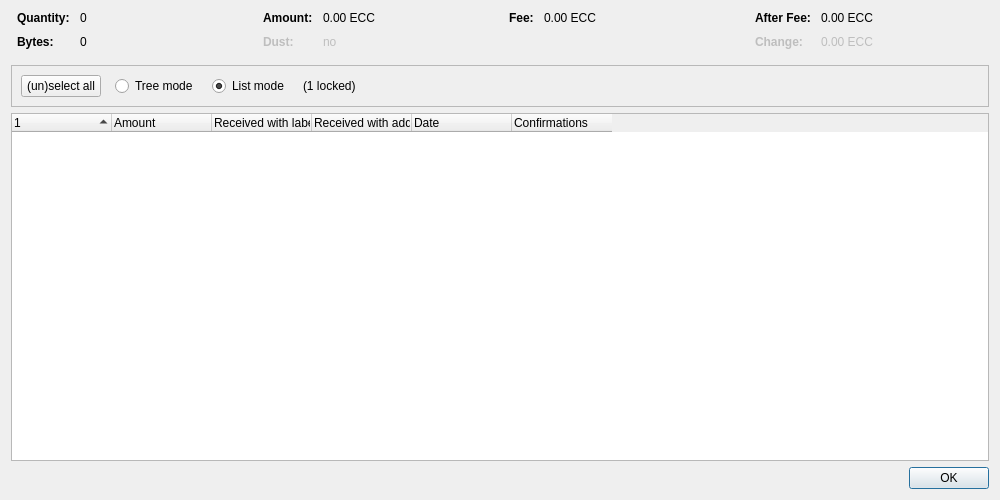
<?xml version="1.0" encoding="UTF-8"?>
<ui version="4.0">
 <class>CoinControlDialog</class>
 <widget class="QDialog" name="CoinControlDialog">
  <property name="geometry">
   <rect>
    <x>0</x>
    <y>0</y>
    <width>1000</width>
    <height>500</height>
   </rect>
  </property>
  <property name="windowTitle">
   <string>Coin Selection</string>
  </property>
  <layout class="QVBoxLayout" name="verticalLayout">
   <item>
    <layout class="QHBoxLayout" name="horizontalLayoutTop" stretch="0,0,0,0">
     <property name="topMargin">
      <number>0</number>
     </property>
     <property name="bottomMargin">
      <number>10</number>
     </property>
     <item>
      <layout class="QFormLayout" name="formLayoutCoinControl1">
       <property name="horizontalSpacing">
        <number>10</number>
       </property>
       <property name="verticalSpacing">
        <number>10</number>
       </property>
       <property name="leftMargin">
        <number>6</number>
       </property>
       <property name="rightMargin">
        <number>6</number>
       </property>
       <item row="0" column="0">
        <widget class="QLabel" name="labelCoinControlQuantityText">
         <property name="font">
          <font>
           <weight>75</weight>
           <bold>true</bold>
          </font>
         </property>
         <property name="text">
          <string>Quantity:</string>
         </property>
        </widget>
       </item>
       <item row="0" column="1">
        <widget class="QLabel" name="labelCoinControlQuantity">
         <property name="cursor">
          <cursorShape>IBeamCursor</cursorShape>
         </property>
         <property name="contextMenuPolicy">
          <enum>Qt::ActionsContextMenu</enum>
         </property>
         <property name="text">
          <string notr="true">0</string>
         </property>
         <property name="textInteractionFlags">
          <set>Qt::LinksAccessibleByMouse|Qt::TextSelectableByKeyboard|Qt::TextSelectableByMouse</set>
         </property>
        </widget>
       </item>
       <item row="1" column="0">
        <widget class="QLabel" name="labelCoinControlBytesText">
         <property name="font">
          <font>
           <weight>75</weight>
           <bold>true</bold>
          </font>
         </property>
         <property name="text">
          <string>Bytes:</string>
         </property>
        </widget>
       </item>
       <item row="1" column="1">
        <widget class="QLabel" name="labelCoinControlBytes">
         <property name="cursor">
          <cursorShape>IBeamCursor</cursorShape>
         </property>
         <property name="contextMenuPolicy">
          <enum>Qt::ActionsContextMenu</enum>
         </property>
         <property name="text">
          <string notr="true">0</string>
         </property>
         <property name="textInteractionFlags">
          <set>Qt::LinksAccessibleByMouse|Qt::TextSelectableByKeyboard|Qt::TextSelectableByMouse</set>
         </property>
        </widget>
       </item>
      </layout>
     </item>
     <item>
      <layout class="QFormLayout" name="formLayoutCoinControl2">
       <property name="horizontalSpacing">
        <number>10</number>
       </property>
       <property name="verticalSpacing">
        <number>10</number>
       </property>
       <property name="leftMargin">
        <number>6</number>
       </property>
       <property name="rightMargin">
        <number>6</number>
       </property>
       <item row="0" column="0">
        <widget class="QLabel" name="labelCoinControlAmountText">
         <property name="font">
          <font>
           <weight>75</weight>
           <bold>true</bold>
          </font>
         </property>
         <property name="text">
          <string>Amount:</string>
         </property>
        </widget>
       </item>
       <item row="0" column="1">
        <widget class="QLabel" name="labelCoinControlAmount">
         <property name="cursor">
          <cursorShape>IBeamCursor</cursorShape>
         </property>
         <property name="contextMenuPolicy">
          <enum>Qt::ActionsContextMenu</enum>
         </property>
         <property name="text">
          <string notr="true">0.00 ECC</string>
         </property>
         <property name="textInteractionFlags">
          <set>Qt::LinksAccessibleByMouse|Qt::TextSelectableByKeyboard|Qt::TextSelectableByMouse</set>
         </property>
        </widget>
       </item>
       <item row="1" column="0">
        <widget class="QLabel" name="labelCoinControlLowOutputText">
         <property name="enabled">
          <bool>false</bool>
         </property>
         <property name="font">
          <font>
           <weight>75</weight>
           <bold>true</bold>
          </font>
         </property>
         <property name="text">
          <string>Dust:</string>
         </property>
        </widget>
       </item>
       <item row="1" column="1">
        <widget class="QLabel" name="labelCoinControlLowOutput">
         <property name="enabled">
          <bool>false</bool>
         </property>
         <property name="cursor">
          <cursorShape>IBeamCursor</cursorShape>
         </property>
         <property name="contextMenuPolicy">
          <enum>Qt::ActionsContextMenu</enum>
         </property>
         <property name="text">
          <string notr="true">no</string>
         </property>
         <property name="textInteractionFlags">
          <set>Qt::LinksAccessibleByMouse|Qt::TextSelectableByKeyboard|Qt::TextSelectableByMouse</set>
         </property>
        </widget>
       </item>
      </layout>
     </item>
     <item>
      <layout class="QFormLayout" name="formLayoutCoinControl3">
       <property name="horizontalSpacing">
        <number>10</number>
       </property>
       <property name="verticalSpacing">
        <number>10</number>
       </property>
       <property name="leftMargin">
        <number>6</number>
       </property>
       <property name="rightMargin">
        <number>6</number>
       </property>
       <item row="0" column="0">
        <widget class="QLabel" name="labelCoinControlFeeText">
         <property name="font">
          <font>
           <weight>75</weight>
           <bold>true</bold>
          </font>
         </property>
         <property name="text">
          <string>Fee:</string>
         </property>
        </widget>
       </item>
       <item row="0" column="1">
        <widget class="QLabel" name="labelCoinControlFee">
         <property name="cursor">
          <cursorShape>IBeamCursor</cursorShape>
         </property>
         <property name="contextMenuPolicy">
          <enum>Qt::ActionsContextMenu</enum>
         </property>
         <property name="text">
          <string notr="true">0.00 ECC</string>
         </property>
         <property name="textInteractionFlags">
          <set>Qt::LinksAccessibleByMouse|Qt::TextSelectableByKeyboard|Qt::TextSelectableByMouse</set>
         </property>
        </widget>
       </item>
      </layout>
     </item>
     <item>
      <layout class="QFormLayout" name="formLayoutCoinControl4">
       <property name="horizontalSpacing">
        <number>10</number>
       </property>
       <property name="verticalSpacing">
        <number>10</number>
       </property>
       <property name="leftMargin">
        <number>6</number>
       </property>
       <property name="rightMargin">
        <number>6</number>
       </property>
       <item row="0" column="0">
        <widget class="QLabel" name="labelCoinControlAfterFeeText">
         <property name="font">
          <font>
           <weight>75</weight>
           <bold>true</bold>
          </font>
         </property>
         <property name="text">
          <string>After Fee:</string>
         </property>
        </widget>
       </item>
       <item row="0" column="1">
        <widget class="QLabel" name="labelCoinControlAfterFee">
         <property name="cursor">
          <cursorShape>IBeamCursor</cursorShape>
         </property>
         <property name="contextMenuPolicy">
          <enum>Qt::ActionsContextMenu</enum>
         </property>
         <property name="text">
          <string notr="true">0.00 ECC</string>
         </property>
         <property name="textInteractionFlags">
          <set>Qt::LinksAccessibleByMouse|Qt::TextSelectableByKeyboard|Qt::TextSelectableByMouse</set>
         </property>
        </widget>
       </item>
       <item row="1" column="0">
        <widget class="QLabel" name="labelCoinControlChangeText">
         <property name="enabled">
          <bool>false</bool>
         </property>
         <property name="font">
          <font>
           <weight>75</weight>
           <bold>true</bold>
          </font>
         </property>
         <property name="text">
          <string>Change:</string>
         </property>
        </widget>
       </item>
       <item row="1" column="1">
        <widget class="QLabel" name="labelCoinControlChange">
         <property name="enabled">
          <bool>false</bool>
         </property>
         <property name="cursor">
          <cursorShape>IBeamCursor</cursorShape>
         </property>
         <property name="contextMenuPolicy">
          <enum>Qt::ActionsContextMenu</enum>
         </property>
         <property name="text">
          <string notr="true">0.00 ECC</string>
         </property>
         <property name="textInteractionFlags">
          <set>Qt::LinksAccessibleByMouse|Qt::TextSelectableByKeyboard|Qt::TextSelectableByMouse</set>
         </property>
        </widget>
       </item>
      </layout>
     </item>
    </layout>
   </item>
   <item>
    <widget class="QFrame" name="frame">
     <property name="minimumSize">
      <size>
       <width>0</width>
       <height>40</height>
      </size>
     </property>
     <property name="frameShape">
      <enum>QFrame::StyledPanel</enum>
     </property>
     <property name="frameShadow">
      <enum>QFrame::Sunken</enum>
     </property>
     <layout class="QHBoxLayout" name="horizontalLayout">
      <item>
       <layout class="QHBoxLayout" name="horizontalLayoutPanel" stretch="0,0,0,0,0">
        <property name="spacing">
         <number>14</number>
        </property>
        <item>
         <widget class="QPushButton" name="pushButtonSelectAll">
          <property name="sizePolicy">
           <sizepolicy hsizetype="Maximum" vsizetype="Fixed">
            <horstretch>0</horstretch>
            <verstretch>0</verstretch>
           </sizepolicy>
          </property>
          <property name="text">
           <string>(un)select all</string>
          </property>
          <property name="autoDefault">
           <bool>false</bool>
          </property>
         </widget>
        </item>
        <item>
         <widget class="QRadioButton" name="radioTreeMode">
          <property name="sizePolicy">
           <sizepolicy hsizetype="Maximum" vsizetype="Fixed">
            <horstretch>0</horstretch>
            <verstretch>0</verstretch>
           </sizepolicy>
          </property>
          <property name="text">
           <string>Tree mode</string>
          </property>
         </widget>
        </item>
        <item>
         <widget class="QRadioButton" name="radioListMode">
          <property name="sizePolicy">
           <sizepolicy hsizetype="Maximum" vsizetype="Fixed">
            <horstretch>0</horstretch>
            <verstretch>0</verstretch>
           </sizepolicy>
          </property>
          <property name="text">
           <string>List mode</string>
          </property>
          <property name="checked">
           <bool>true</bool>
          </property>
         </widget>
        </item>
        <item>
         <widget class="QLabel" name="labelLocked">
          <property name="text">
           <string notr="true">(1 locked)</string>
          </property>
         </widget>
        </item>
        <item>
         <spacer name="horizontalSpacer">
          <property name="orientation">
           <enum>Qt::Horizontal</enum>
          </property>
          <property name="sizeHint" stdset="0">
           <size>
            <width>40</width>
            <height>20</height>
           </size>
          </property>
         </spacer>
        </item>
       </layout>
      </item>
     </layout>
    </widget>
   </item>
   <item>
    <widget class="CoinControlTreeWidget" name="treeWidget">
     <property name="contextMenuPolicy">
      <enum>Qt::CustomContextMenu</enum>
     </property>
     <property name="sortingEnabled">
      <bool>false</bool>
     </property>
     <property name="columnCount">
      <number>6</number>
     </property>
     <attribute name="headerShowSortIndicator" stdset="0">
      <bool>true</bool>
     </attribute>
     <attribute name="headerStretchLastSection">
      <bool>false</bool>
     </attribute>
     <column>
      <property name="text">
       <string/>
      </property>
     </column>
     <column>
      <property name="text">
       <string>Amount</string>
      </property>
     </column>
     <column>
      <property name="text">
       <string>Received with label</string>
      </property>
     </column>
     <column>
      <property name="text">
       <string>Received with address</string>
      </property>
     </column>
     <column>
      <property name="text">
       <string>Date</string>
      </property>
     </column>
     <column>
      <property name="text">
       <string>Confirmations</string>
      </property>
      <property name="toolTip">
       <string>Confirmed</string>
      </property>
     </column>
     <column>
      <property name="text">
       <string/>
      </property>
     </column>
     <column>
      <property name="text">
       <string/>
      </property>
     </column>
     <column>
      <property name="text">
       <string/>
      </property>
     </column>
     <column>
      <property name="text">
       <string/>
      </property>
     </column>
    </widget>
   </item>
   <item>
    <widget class="QDialogButtonBox" name="buttonBox">
     <property name="orientation">
      <enum>Qt::Horizontal</enum>
     </property>
     <property name="standardButtons">
      <set>QDialogButtonBox::Ok</set>
     </property>
    </widget>
   </item>
  </layout>
 </widget>
 <customwidgets>
  <customwidget>
   <class>CoinControlTreeWidget</class>
   <extends>QTreeWidget</extends>
   <header>qt/coincontroltreewidget.h</header>
  </customwidget>
 </customwidgets>
 <resources/>
 <connections/>
</ui>
